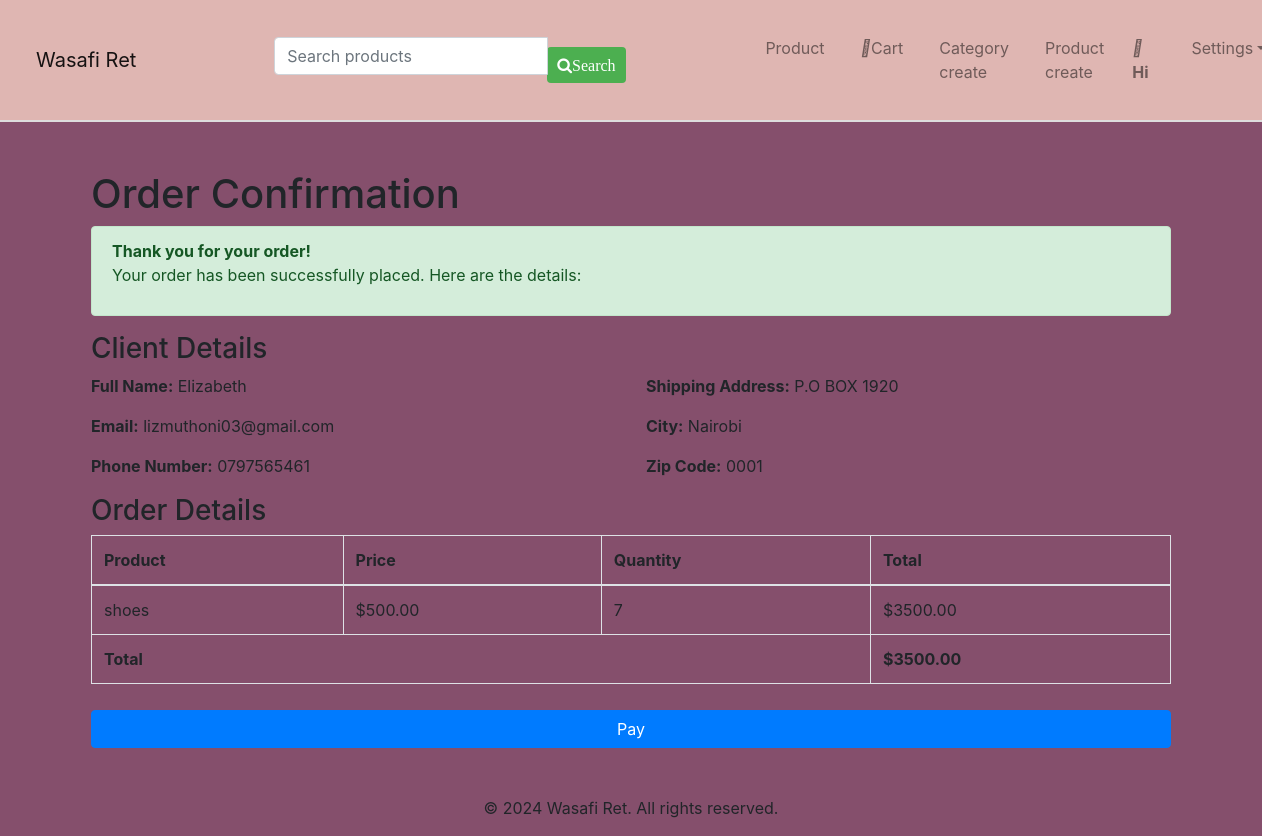
Screenshot of /orders/order_confirmation/7/ (signed in) with the database file from the repository.
### order/models.py (models this page shows, shortened)
class Order(models.Model):
    STATUS_CHOICES = [
        ('Pending', 'Pending'),
        ('Completed', 'Completed'),
        ('Canceled', 'Canceled'),
    ]
    user = models.ForeignKey(User, on_delete=models.CASCADE)
    created_at = models.DateTimeField(auto_now_add=True)
    updated_at = models.DateTimeField(auto_now=True)
    status = models.CharField(max_length=20, choices=STATUS_CHOICES, default='Pending')
    shipping_name = models.CharField(max_length=255)
    shipping_email = models.EmailField()
    phone_number = models.CharField(max_length=20)
    shipping_address = models.TextField()
    shipping_city = models.CharField(max_length=100)
    shipping_zip_code = models.CharField(max_length=20)
    def get_order_total(self):
        return sum(item.get_total() for item in self.items.all())

class OrderItem(models.Model):
    order = models.ForeignKey(Order, related_name='items', on_delete=models.CASCADE)
    product = models.ForeignKey(Product, on_delete=models.CASCADE)
    quantity = models.PositiveIntegerField()
    def get_total(self):
        return self.product.price * self.quantity

### WasafiRet/models.py (models this page shows, shortened)
class Product(models.Model):
    name=models.CharField(max_length=255)
    description=models.TextField()
    price=models.DecimalField(max_digits=10,decimal_places=2)
    stock=models.IntegerField()
    category=models.ForeignKey(Category,on_delete=models.CASCADE)
    is_active=models.BooleanField(default=True)
    image=models.ImageField(upload_to=',media/images',blank=True,null=True)

### order/views.py (the view)
# urls.py: path('order_confirmation/<int:order_id>/', views.order_confirmation, name='order_confirmation'),
@login_required
def order_confirmation(request, order_id):
    order = Order.objects.get(id=order_id)
    order_total = order.get_order_total()
    return render(request, 'order/order_confirmation.html', {
        'order': order,
        'order_total': order_total,
    })

### order/templates/order/order_confirmation.html (shortened to what this page needs)
{% extends 'WasafiRet/base.html' %} {% load static %}  {% block content %}
<div class="container mt-5">
  <h1>Order Confirmation</h1>
  <div class="alert alert-success">
    <strong>Thank you for your order!</strong>
    <p>Your order has been successfully placed. Here are the details:</p>
  </div>
  <h3>Client Details</h3>
  <div class="row">
    <div class="col-md-6">
      <p><strong>Full Name:</strong> {{ order.shipping_name }}</p>
      <p><strong>Email:</strong> {{ order.shipping_email }}</p>
      <p><strong>Phone Number:</strong> {{ order.phone_number }}</p>
    </div>
    <div class="col-md-6">
      <p><strong>Shipping Address:</strong> {{ order.shipping_address }}</p>
      <p><strong>City:</strong> {{ order.shipping_city }}</p>
      <p><strong>Zip Code:</strong> {{ order.shipping_zip_code }}</p>
    </div>
  </div>
  <h3>Order Details</h3>
  <table class="table table-bordered">
    <thead>
      <tr>
        <th>Product</th>
        <th>Price</th>
        <th>Quantity</th>
        <th>Total</th>
      </tr>
    </thead>
    <tbody>
      {% for item in order.items.all %}
      <tr>
        <td>{{ item.product.name }}</td>
        <td>${{ item.product.price|floatformat:2 }}</td>
        <td>{{ item.quantity }}</td>
        <td>${{ item.get_total|floatformat:2 }}</td>
      </tr>
      {% endfor %}
      <tr>
        <td colspan="3" class="font-weight-bold">Total</td>
        <td class="font-weight-bold">
          ${{ order.get_order_total|floatformat:2 }}
        </td>
      </tr>
    </tbody>
  </table>
  <form action="{% url 'payment:initiate_stk_push' %}" method="post">
    <button type="submit" class="btn btn-primary">Pay</button>
  </form>
</div>
{% endblock %}

### static/css/style.css (style rules this page uses)
button { display: block; width: 100%; padding: 10px; margin-top: 10px; background-color: #4CAF50; color: #fff; border: none; border-radius: 4px; font-size: 16px; cursor: pointer; text-align: center; }
body { background-color: #854f6c; }
.row { display: flex; flex-wrap: wrap; justify-content: center; }

### rows the page displays
Order: shipping_name "Elizabeth", shipping_email "lizmuthoni03@gmail.com", phone_number "0797565461", shipping_address "P.O BOX 1920", shipping_city "Nairobi", shipping_zip_code "0001", get_order_total "3500.00"
OrderItem: product.name "shoes", product.price "500.00", quantity "7", get_total "3500.00"
